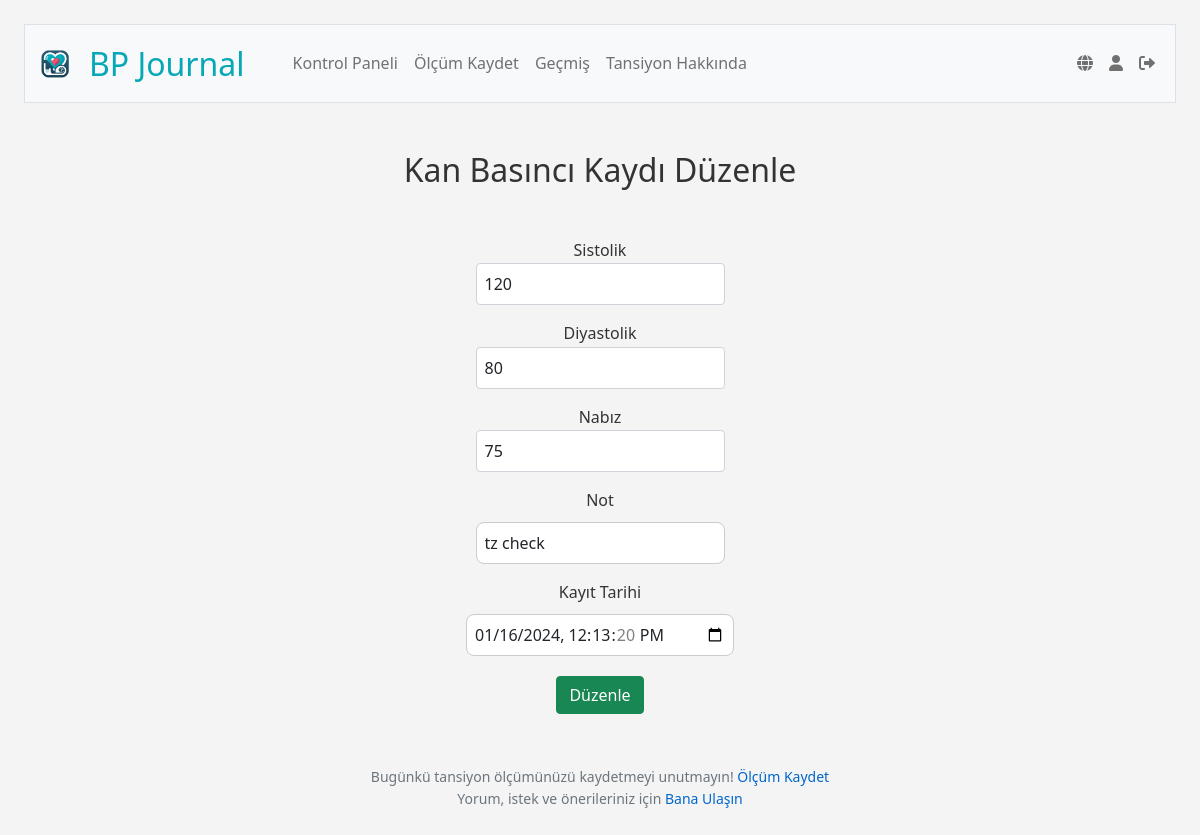
Page /edit/9 (signed in) on the earlier database version.
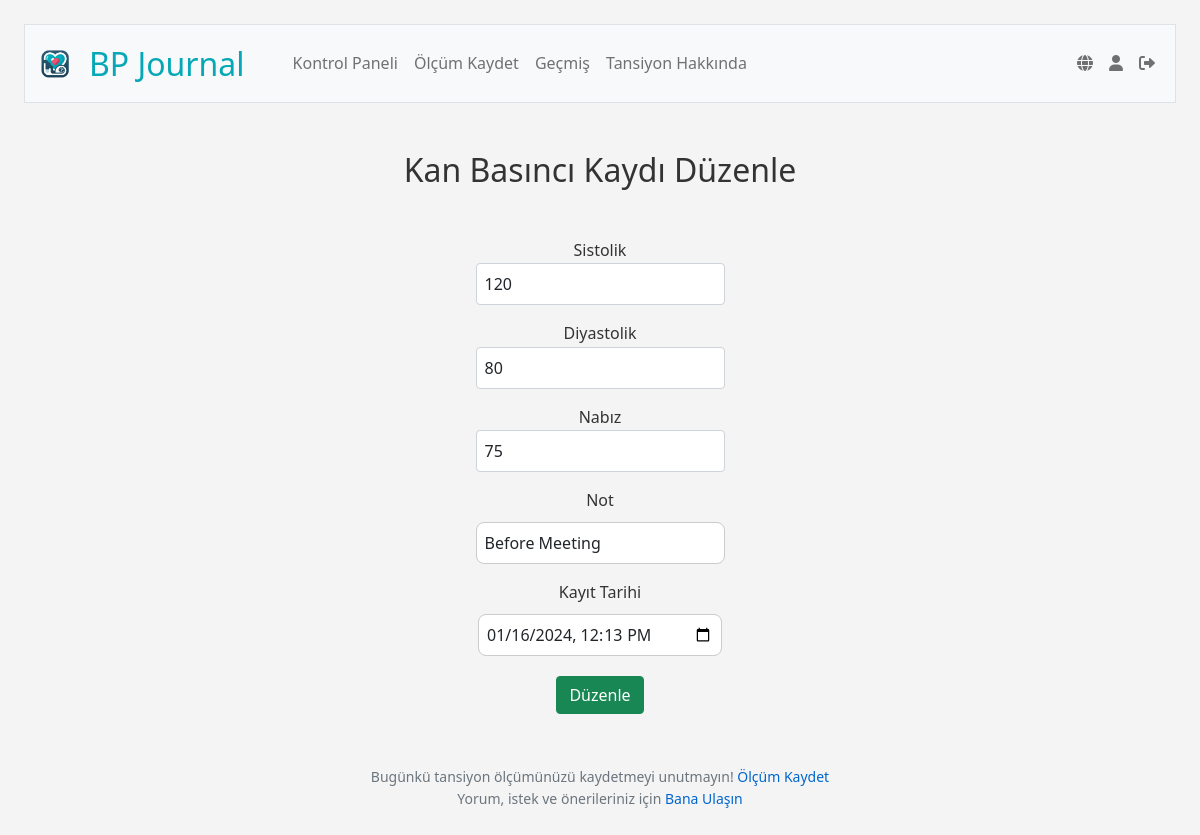
Same page on the later database version.
### tables this page shows
CREATE TABLE blood_pressure_readings (
id INTEGER PRIMARY KEY AUTOINCREMENT NOT NULL,
user_id INTEGER NOT NULL,
systolic INTEGER NOT NULL,
diastolic INTEGER NOT NULL,
pulse INTEGER,
reading_date DATETIME DEFAULT CURRENT_TIMESTAMP,
notes TEXT,
FOREIGN KEY (user_id) REFERENCES users (id));

### app.py (the view, shortened to what this page needs)
@app.route("/edit/<int:id>", methods=["GET", "POST"])
@login_required
def edit(id):
    record = db.execute("SELECT * FROM blood_pressure_readings WHERE id = ?", id)[0]
    data=g.language_data['edit']
    return render_template("edit.html", record=record, data=g.language_data['edit'])

### app.py (called while the page is built)
@app.before_request
def load_language_data():
    if 'language' not in session:
        session['language'] = 'tr'
    user_lang = session['language']
    with open(f'languages/{user_lang}.json', 'r') as file:
        g.language_data = json.load(file)
    g.language_data['current_lang'] = user_lang

@app.after_request
def after_request(response):
    response.headers["Cache-Control"] = "no-cache, no-store, must-revalidate"
    response.headers["Expires"] = 0
    response.headers["Pragma"] = "no-cache"
    return response

@app.context_processor
def inject_layout_data():
    return dict(layout_data=g.language_data['layout'])

@app.context_processor
def inject_user_details():
    if 'user_id' in session:
        user_id = session['user_id']
        user_info = db.execute("SELECT username FROM users WHERE id = ?", user_id)
        if user_info:
            username = user_info[0]['username']
        else:
            username = None
    else:
        username = None
    return {'username': username}

### templates/edit.html (shortened to what this page needs)
{% extends "layout.html" %}
{% block main %}
<div class="container">
    <h2>{{ data.heading }}</h2>
    <form action="{{ url_for('edit', id=record.id)}}" method="POST">
        <div class="mb-3">
            <label for="systolic">{{ data.systolic }}</label>
            <input type="number" name="systolic" id="systolic" class="form-control mx-auto w-auto" value="{{ record.systolic }}" required>
        </div>
        <div class="mb-3">
            <label for="diastolic">{{ data.diastolic }}</label>
            <input type="number" name="diastolic" id="diastolic" class="form-control mx-auto w-auto" value="{{ record.diastolic }}" required>
        </div>
        <div class="mb-3">
            <label for="pulse">{{ data.pulse }}</label>
            <input type="number" name="pulse" id="pulse" class="form-control mx-auto w-auto" value="{{ record.pulse }}" required>
        </div>
        <div class="mb-3">
            <label for="notes">{{ data.notes }}</label>
            <input type="text" name="notes" id="notes" class="form-control mx-auto w-auto" value="{{ record.notes }}" required>
        </div>
        <div class="mb-3">
            <label for="timestamp">{{ data.dateRecorded }}</label>
            <input type="datetime-local" name="timestamp" id="timestamp" class="form-control mx-auto w-auto" value="{{ record.reading_date | datetimeformat }}" required>
        </div>
        <button type="submit" class="btn btn-success">{{ data.editRecording }}</button>
    </form>
</div>
{% endblock %}

Differences in the rows shown:
changed blood_pressure_readings: notes "tz check" → "Before Meeting"; timestamp "01/16/2024 12:13:20" → "01/16/2024 12:13"
